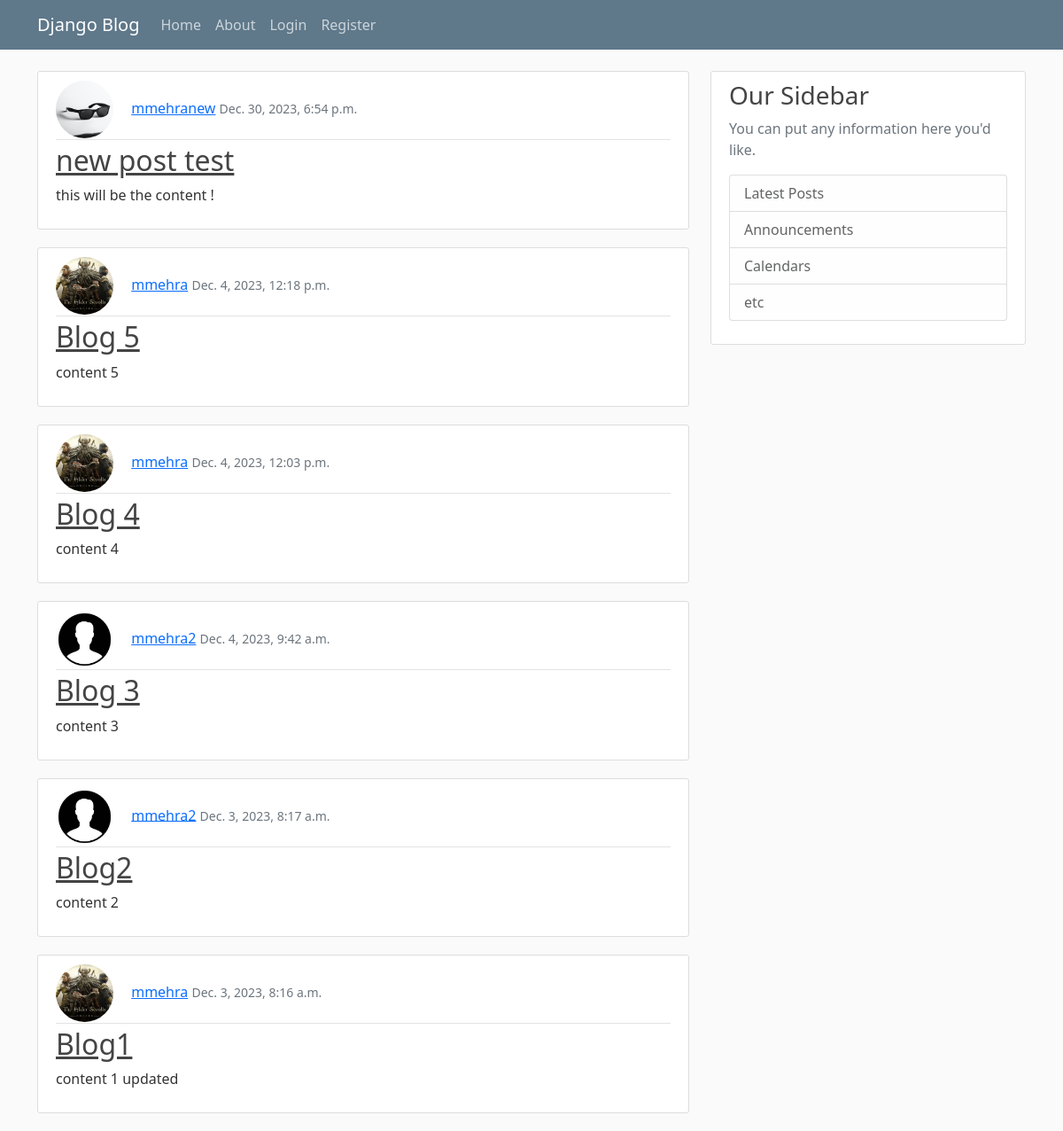
The page / on the database its author committed.
### blog/models.py (models this page shows, shortened)
class NewPost(models.Model):
    title = models.CharField(max_length=100)
    content = models.TextField()
    date_posted = models.DateTimeField(default=timezone.now)
    author = models.ForeignKey(User, on_delete=models.CASCADE)

### users/models.py (models this page shows, shortened)
class Profile(models.Model):
    user = models.OneToOneField(User, on_delete=models.CASCADE)
    image = models.ImageField(default='default.jpg', upload_to='profile_pics')

### blog/views.py (the view)
# urls.py: path('', PostListView.as_view(), name='blog-home'),
class PostListView(ListView):
    model = NewPost
    template_name = 'home.html'
    context_object_name = 'members'
    ordering = ['-date_posted']

### blog/templates/home.html
{% extends "base.html"%}
{% block content %}
    {% for i in members %}
    <article class="media content-section">
        <div class="media-body">
          <div class="article-metadata">
            <img class="rounded-circle article-img" src="{{ i.author.profile.image.url }}">
            <a class="mr-2" href="{% url 'userpost' i.author %}">{{ i.author }}</a>
            <small class="text-muted">{{ i.date_posted}}</small>
          </div>
          <h2><a class="article-title" href="{% url 'detail' i.id %}">{{ i.title }}</a></h2>
          <p class="article-content">{{ i.content }}</p>
        </div>
    </article>
    {% endfor %}
{% endblock content %}

### blog/templates/base.html (shortened to what this page needs)
{% load static %}
<!DOCTYPE html>
<html>
    <head>
        <link href="https://cdn.jsdelivr.net/npm/bootstrap@5.0.2/dist/css/bootstrap.min.css" rel="stylesheet">
        <link rel="stylesheet" type="text/css" href="{% static 'blog/main.css' %}">
    </head>
    <body>
        <header class="site-header">
            <nav class="navbar navbar-expand-md navbar-dark bg-steel fixed-top">
              <div class="container">
                <a class="navbar-brand mr-4" href="{% url 'blog-home' %}">Django Blog</a>
                <div class="collapse navbar-collapse" id="navbarToggle">
                  <div class="navbar-nav mr-auto">
                    <a class="nav-item nav-link" href="{% url 'blog-home' %}">Home</a>
                    <a class="nav-item nav-link" href="{% url 'blog-about' %}">About</a>
                  </div>
                  <div class="navbar-nav">
                    {% if user.is_authenticated %}
                    <a class="nav-item nav-link" href="{% url 'create' %}">New Post</a>
                    <a class="nav-item nav-link" href="{% url 'myposts' %}">My Posts</a>
                    <a class="nav-item nav-link" href="{% url 'profile' %}">Profile</a>
                    <a class="nav-item nav-link" href="{% url 'logout' %}">LogOut</a>
                    {% else %}
                    <a class="nav-item nav-link" href="{% url 'login' %}">Login</a>
                    <a class="nav-item nav-link" href="{% url 'register' %}">Register</a>
                    {% endif %}
                  </div>
                </div>
              </div>
            </nav>
          </header>
        <main role="main" class="container">
            <div class="row">
              <div class="col-md-8">
                {% block content %}{% endblock %}
              </div>
              <div class="col-md-4">
                <div class="content-section">
                  <h3>Our Sidebar</h3>
                  <p class='text-muted'>You can put any information here you'd like.
                    <ul class="list-group">
                      <li class="list-group-item list-group-item-light">Latest Posts</li>
                      <li class="list-group-item list-group-item-light">Announcements</li>
                      <li class="list-group-item list-group-item-light">Calendars</li>
                      <li class="list-group-item list-group-item-light">etc</li>
                    </ul>
                  </p>
                </div>
              </div>
            </div>
          </main>
    </body>
</html>

### blog/static/blog/main.css (style rules this page uses)
body { background: #fafafa; color: #333333; margin-top: 5rem; }
h1, h2, h3, h4, h5, h6 { color: #444444; }
ul { margin: 0; }
.bg-steel { background-color: #5f788a; }
.site-header .navbar-nav .nav-link { color: #cbd5db; }
.content-section { background: #ffffff; padding: 10px 20px; border: 1px solid #dddddd; border-radius: 3px; margin-bottom: 20px; }
.article-title { color: #444444; }
.article-content { white-space: pre-line; }
.article-img { height: 65px; width: 65px; margin-right: 16px; }
.article-metadata { padding-bottom: 1px; margin-bottom: 4px; border-bottom: 1px solid #e3e3e3 }

### rows shown on the page
NewPost: author.profile.image (picture), author "mmehranew", date_posted "Dec. 30, 2023, 6:54 p.m.", title "new post test", content "this will be the content !"
NewPost: author.profile.image (picture), author "mmehra", date_posted "Dec. 4, 2023, 12:18 p.m.", title "Blog 5", content "content 5"
NewPost: author.profile.image (picture), author "mmehra", date_posted "Dec. 4, 2023, 12:03 p.m.", title "Blog 4", content "content 4"
NewPost: author.profile.image (placeholder picture), author "mmehra2", date_posted "Dec. 4, 2023, 9:42 a.m.", title "Blog 3", content "content 3"
NewPost: author.profile.image (placeholder picture), author "mmehra2", date_posted "Dec. 3, 2023, 8:17 a.m.", title "Blog2", content "content 2"
NewPost: author.profile.image (picture), author "mmehra", date_posted "Dec. 3, 2023, 8:16 a.m.", title "Blog1", content "content 1 updated"
